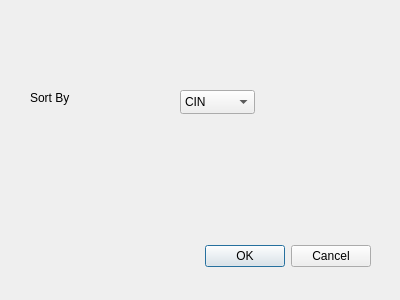
<?xml version="1.0" encoding="UTF-8"?>
<ui version="4.0">
 <class>Sort</class>
 <widget class="QDialog" name="Sort">
  <property name="geometry">
   <rect>
    <x>0</x>
    <y>0</y>
    <width>400</width>
    <height>300</height>
   </rect>
  </property>
  <property name="windowTitle">
   <string>Dialog</string>
  </property>
  <widget class="QDialogButtonBox" name="buttonBox">
   <property name="geometry">
    <rect>
     <x>30</x>
     <y>240</y>
     <width>341</width>
     <height>32</height>
    </rect>
   </property>
   <property name="orientation">
    <enum>Qt::Horizontal</enum>
   </property>
   <property name="standardButtons">
    <set>QDialogButtonBox::Cancel|QDialogButtonBox::Ok</set>
   </property>
  </widget>
  <widget class="QLabel" name="label">
   <property name="geometry">
    <rect>
     <x>30</x>
     <y>90</y>
     <width>55</width>
     <height>16</height>
    </rect>
   </property>
   <property name="text">
    <string>Sort By</string>
   </property>
  </widget>
  <widget class="QComboBox" name="comboBox">
   <property name="geometry">
    <rect>
     <x>180</x>
     <y>90</y>
     <width>75</width>
     <height>24</height>
    </rect>
   </property>
   <item>
    <property name="text">
     <string>CIN</string>
    </property>
   </item>
   <item>
    <property name="text">
     <string>Full Name</string>
    </property>
   </item>
   <item>
    <property name="text">
     <string>Age</string>
    </property>
   </item>
   <item>
    <property name="text">
     <string>Adresse</string>
    </property>
   </item>
   <item>
    <property name="text">
     <string>Email</string>
    </property>
   </item>
  </widget>
 </widget>
 <resources/>
 <connections>
  <connection>
   <sender>buttonBox</sender>
   <signal>accepted()</signal>
   <receiver>Sort</receiver>
   <slot>accept()</slot>
   <hints>
    <hint type="sourcelabel">
     <x>248</x>
     <y>254</y>
    </hint>
    <hint type="destinationlabel">
     <x>157</x>
     <y>274</y>
    </hint>
   </hints>
  </connection>
  <connection>
   <sender>buttonBox</sender>
   <signal>rejected()</signal>
   <receiver>Sort</receiver>
   <slot>reject()</slot>
   <hints>
    <hint type="sourcelabel">
     <x>316</x>
     <y>260</y>
    </hint>
    <hint type="destinationlabel">
     <x>286</x>
     <y>274</y>
    </hint>
   </hints>
  </connection>
 </connections>
</ui>
